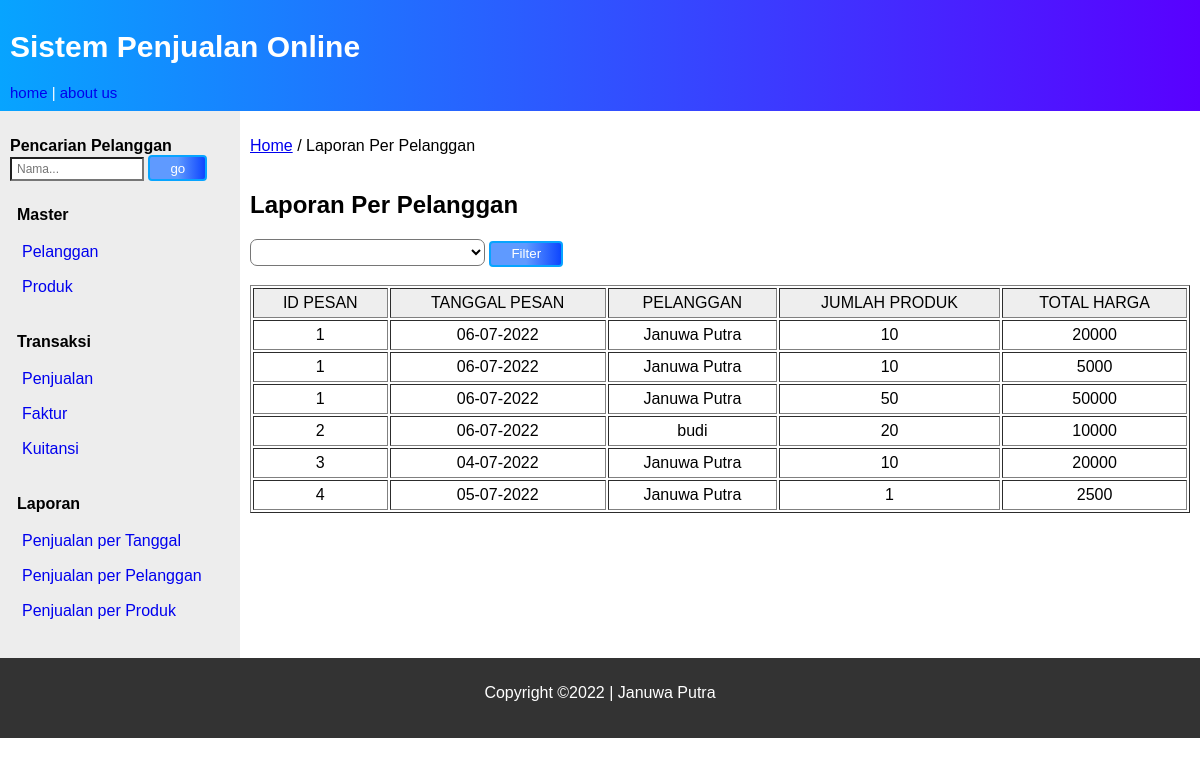
Page /Program/index.php?page=penjualan_per_pelanggan on the committed database.
### tables this page shows
CREATE TABLE `detil_pesan` (
  `id_pesan` int(5) NOT NULL,
  `id_produk` varchar(5) NOT NULL,
  `jumlah` int(5) NOT NULL,
  `harga` decimal(10,0) NOT NULL
);

CREATE TABLE `pesan` (
  `id_pesan` int(5) NOT NULL,
  `id_pelanggan` varchar(5) NOT NULL,
  `tgl_pesan` date NOT NULL
);

CREATE TABLE `pelanggan` (
  `id_pelanggan` varchar(5) NOT NULL,
  `nm_pelanggan` varchar(40) NOT NULL,
  `alamat` text NOT NULL,
  `telepon` varchar(20) NOT NULL,
  `email` varchar(50) NOT NULL
);

### Program/penjualan_per_pelanggan.php (the view, shortened to what this page needs)
<article>
<p><a href="index.php">Home</a> / Laporan Per Pelanggan </p>
    <h2 style="font-weight:900;">Laporan Per Pelanggan</h2>
    <form action="" method="post">
    <select id="id_pelanggan" class="box5" name="id_pelanggan" >
    <option value=""></option>
                <?php
                include "koneksi.php";
                $q = "SELECT * from pelanggan";
                $resultq = mysqli_query($conn, $q);
                while ($x = mysqli_fetch_array($resultq)) {
                ?>
                    <option value="<?php echo $x['id_pelanggan']; ?>">
                    </option>
                <?php
                }
                ?>
            </select>
            <button type="submit" class="filter" name="filter_nama">Filter</button>
    </form><br />
    <table border="1">
        <tr>
            <th>ID PESAN</th>
            <th>TANGGAL PESAN</th>
            <th>PELANGGAN</th>
            <th>JUMLAH PRODUK</th>
            <th>TOTAL HARGA</th>
        </tr>
        <?php
        include_once "koneksi.php";
        if(isset ($_POST['filter_nama'])){
            $id_pelanggan = $_POST['id_pelanggan'];
            $query = "SELECT pesan.id_pesan, pesan.tgl_pesan, pelanggan.nm_pelanggan, detil_pesan.jumlah, detil_pesan.harga FROM
            detil_pesan INNER JOIN pesan ON detil_pesan.id_pesan= pesan.id_pesan INNER JOIN pelanggan ON
            pesan.id_pelanggan=pelanggan.id_pelanggan WHERE pesan.id_pelanggan LIKE '".$id_pelanggan."'";
             $sql = mysqli_query($conn, $query);
        }else{
        $query = "SELECT pesan.id_pesan, pesan.tgl_pesan, pelanggan.nm_pelanggan, detil_pesan.jumlah, detil_pesan.harga
        FROM detil_pesan INNER JOIN pesan ON detil_pesan.id_pesan= pesan.id_pesan INNER JOIN pelanggan
        ON pesan.id_pelanggan=pelanggan.id_pelanggan ORDER BY id_pesan";
         $sql = mysqli_query($conn, $query);
        }
        if(mysqli_num_rows($sql)){
        while ($row = mysqli_fetch_assoc($sql)) {
            $id_pesan = $row['id_pesan'];
            $tanggal_pesan = date('d-m-Y', strtotime($row['tgl_pesan']));
            $pelanggan = $row['nm_pelanggan'];
            $jumlah = $row['jumlah'];
            $harga = $row['harga'];
        ?>
            <tr>
                <td align="center"><?php echo $id_pesan ?></td>
                <td align="center"><?php echo  $tanggal_pesan ?></td>
                <td align="center"><?php echo $pelanggan ?></td>
                <td align="center"><?php echo  $jumlah ?></td>
                <td align="center"><?php echo  $harga ?></td>
            </tr>
        <?php } } else{
                  echo '<tr><td align="center" colspan = "5"><strong>Data Tidak Ditemukan</strong></td></tr>';
        } ?>
    </table><br />
</article>

### Program/style18.css (style rules this page uses)
* { box-sizing: border-box; scroll-behavior: smooth; }
body { font-family: Arial, Helvetica, sans-serif; margin: 0px; padding: 0px; }
nav, article { display: flex; flex-direction: column; min-height: 300px; padding: 10px; }
article { flex-grow: 20; max-width: 80%; }
tr th { background: #eeeeee; color: rgb(0, 0, 0); font-weight: normal; }
th, td { padding: 5px 10px; }
.box5 { font-size: 15px; padding: 3px 10px; background-color: rgb(255, 255, 255); width: 25%; color: #000000; text-align: center; }
select { border-radius: 7px; }
.filter { display: inline-block; text-decoration: none; padding: 3.5px 20px; border: 2px solid #07a4ff; border-radius: 4px; font-weight: normal; color: #fff; background-image: linear-gradient(90deg, #5f9aff 50%, #0e46fe 100%); }

### rows in the picture
detil_pesan: id_pesan.id_pesan "1", id_pesan.tgl_pesan "06-07-2022", pelanggan.nm_pelanggan "Januwa Putra", jumlah "10", harga "20000"
detil_pesan: id_pesan.id_pesan "1", id_pesan.tgl_pesan "06-07-2022", pelanggan.nm_pelanggan "Januwa Putra", jumlah "10", harga "5000"
detil_pesan: id_pesan.id_pesan "1", id_pesan.tgl_pesan "06-07-2022", pelanggan.nm_pelanggan "Januwa Putra", jumlah "50", harga "50000"
detil_pesan: id_pesan.id_pesan "2", id_pesan.tgl_pesan "06-07-2022", pelanggan.nm_pelanggan "budi", jumlah "20", harga "10000"
detil_pesan: id_pesan.id_pesan "3", id_pesan.tgl_pesan "04-07-2022", pelanggan.nm_pelanggan "Januwa Putra", jumlah "10", harga "20000"
detil_pesan: id_pesan.id_pesan "4", id_pesan.tgl_pesan "05-07-2022", pelanggan.nm_pelanggan "Januwa Putra", jumlah "1", harga "2500"
